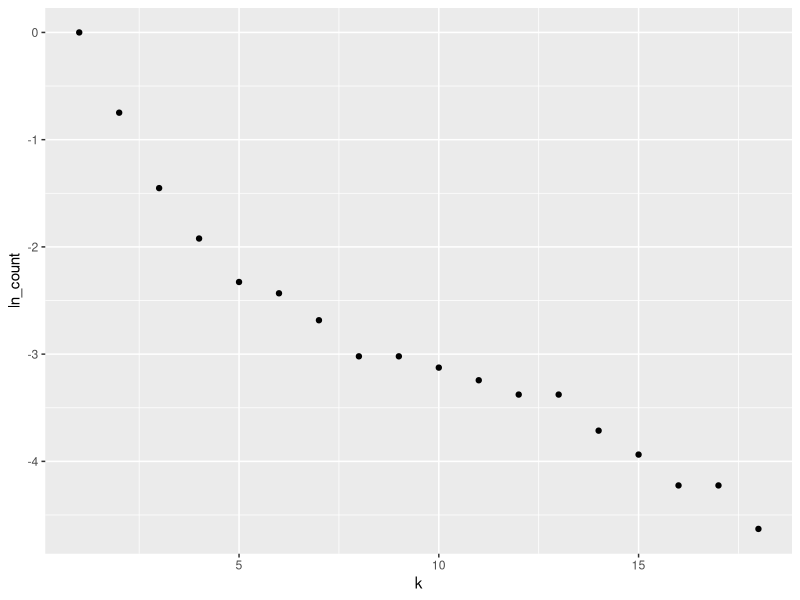

Reproduce this figure in R. (Note: this script raises an error after producing the figure.)
library(tidyverse)
library(stringr)
library(cowplot)
library(broom)

# read in data
alignment <-read_csv("data/simulated/results_1B4T_A_evolved_split.csv", col_types = cols(.default = "c")) 

# tidy data used for null
alignment %>% 
  mutate(sequence = as.numeric(1:nrow(alignment)) ) %>% 
  gather(key = "site", value = "aa", 1:153) -> tidy_align  

tidy_align$site = as.numeric(tidy_align$site) 

#tidy_align %>% filter(sequence <= 100) -> tidy_align

#---------- ACTUAL DISTRIBUTION ----------
# determine the number of each AA at each site
tidy_align %>% 
  group_by(site, aa) %>% 
  summarize(count = n()) -> site_aa_count

empty_counts <- data_frame(aa = c('A', 'C', 'D', 'E', 'F', 'G', 'H', 'I', 'K', 'L', 'M', 'N', 'P', 'Q', 'R', 'S', 'T', 'V', 'W', 'Y'), 
                           count = rep(0, 20))

# 1. First write a function that can take a data frame with amino acids at one site, and return a data frame with counts, including zeros.
count_by_site <- function(site_df) {
  site_df %>% 
    group_by(aa) %>% 
    summarize(count = n()) -> counts
  full_join(counts, anti_join(empty_counts, counts, by = 'aa'))
}

# 2. Then call that function for all sites and combine the resulting data frames.
tidy_align %>% nest(-site) %>%
  mutate(counts = map(data, count_by_site)) %>%
  dplyr::select(-data) %>%   # use sessionInfo() to find what packages are loaded, conflicted package to give warnings
  unnest() -> all_count


#----------- ESTIMATED DISTRIBUTION ------------
# USING ONLY OBSERVED AA
# order aa by relative frequency
all_count %>%
  arrange(all_count$site, desc(count)) -> ordered_count

# make the categorical variable (aa) numerical (k) by numbering aa's 1-20 in order of freq
ordered_count %>%
  group_by(site) %>%
  mutate(k = as.numeric(1:20)) -> ordered_count

# remove aa with zero values
ordered_count %>%
  filter(count > 0) -> observed_aa

# count relative to most frequent - rescale to 1 for highly conserved sites
observed_aa %>%
  group_by(site) %>%
  mutate(rel_count = count/max(count)) -> observed_aa

# log-transformed data
observed_aa %>%
  mutate(ln_count = log(rel_count)) -> observed_aa 


observed_aa %>% 
  filter(site == 10) %>%
  ggplot(aes(x = k, y = ln_count)) + geom_point()


# fit to a linear function, using map and BROOM 
# SET INTERCEPT TO 0
observed_aa %>% group_by(site) %>% summarize(unique = nrow(.)) %>% View()

observed_aa %>% nest(-site) %>%
  mutate(fit = map(data, ~ lm(ln_count ~ 0 + poly(k,2), data = .)),
         slope = map_dbl(fit, ~ (.)$coefficients[1]),
         slope2 = map_dbl(fit, ~ (.)$coefficients[2])) %>% 
  select(-data, -fit) -> observed_fits


observed_aa %>%
  filter(site == 10) %>%
  ggplot() +
  geom_point(aes(k, ln_count)) +
  geom_smooth(aes(k, ln_count), formula = ln_count ~ poly(k,2), data = observed_aa)
  #geom_abline(intercept = 0, slope = -0.2821500)



observed_aa %>% filter(site == 10) -> test_df

lm(test_df$ln_count ~ 0 + poly(test_df$k,2))

test_df %>%
  mutate(poly_fit = exp(-4.824*k + 1.051*k*k),
         est_rel = poly_fit/sum(poly_fit),
         est_count = sum(count)*est_rel) -> test_df


test_df %>% ggplot() +
  #geom_point(aes(k, ln_count), color = "red") +
  geom_point(aes(k, est_count), color = "blue") #+
  ylim(-5,0)






lm(log(test_df$count) ~ poly(test_df$k,2))

test_df %>%
  mutate(poly_fit = exp(2.464-4.824*k + 1.051*k*k)) -> test_df


test_df %>% ggplot() +
  #geom_point(aes(k, count), color = "red") +
  geom_point(aes(k, poly_fit), color = "blue") 




# examp_site <- observed_aa %>% filter(site==10)
# examp_fit <- observed_fits %>% filter(site==10)
# 
# plot(log(examp_site$k),log(examp_site$count))
# abline(examp_fit$intercept, examp_fit$slope)
# 
# plot(examp_site$k,examp_site$count)
# #lines(examp_site$k, examp_site$k^examp_fit$slope, col = "red")
# lines(examp_site$k, 205*exp(examp_fit$slope*examp_site$k), col = "red")
# 
# examp_exp <- data_frame(k = seq(1:20))
# examp_exp %>% mutate(est = 405*exp(k*-1.512033)) -> examp_exp
# 
# ggplot() +
#   geom_point(aes(k, count), data = examp_site) +
#   geom_point(aes(k, est), data = examp_exp)


# visualize the distribution (at a given site) with linear fits
# NOTE: sites that are highly conserved for a single aa still look exponential in log scale (see sites 3 and 9 as example) 3, 6, 33
ordered_count %>%
  group_by(site) %>%
  mutate(rel_count = count/max(count)) -> ordered_count
ordered_count %>%
  mutate(ln_count = log(rel_count)) -> ordered_count

ordered_count %>% 
  left_join(observed_fits, by = "site") %>%
  mutate(est_dist = slope*exp(k*slope)) -> ordered_count

# rescale to compare w raw count
ordered_count %>%
  group_by(site) %>%
  mutate(est_rel = est_dist/sum(est_dist)) %>%
  mutate(est_count = sum(count)*est_rel) -> ordered_count

